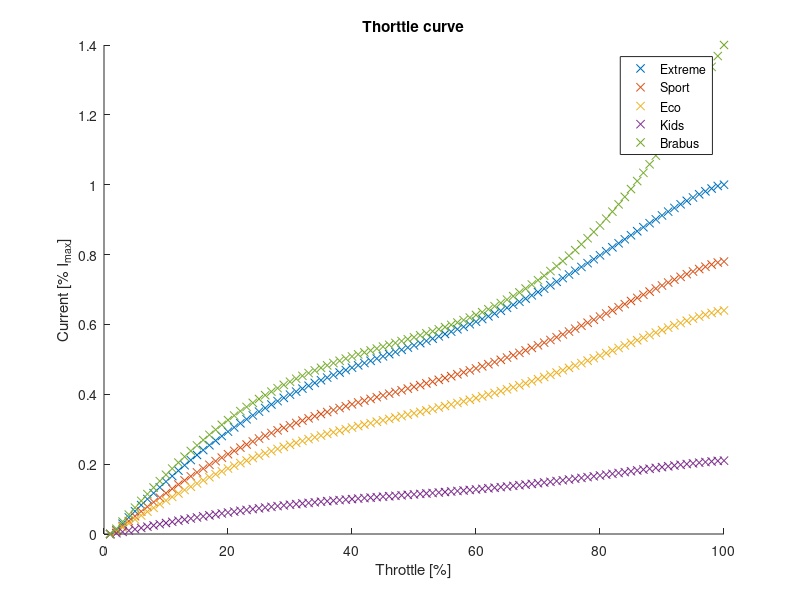

Source code (MATLAB):
close all;

thr_input = 0:1:99;

pointsx = [1,10,15,30,40,50,60,70,80,85,90,100];
pointsy = [0,0.2,0.23,0.36,0.52,0.55,0.63,0.68,0.79,0.87,0.95,1];
p = polyval(polyfit(pointsx, pointsy, 5), thr_input);
p(p>1) = 1;
p(p<0) = 0;

thr_curve = p;
thr_curve2 = p;
thr_curve3 = p;
thr_curve4 = p;

for i=thr_input+1
    thr_curve(i) = thr_curve(i)     *   1.00; % extreme
	thr_curve2(i) = thr_curve2(i)   *   0.78; % sport
	thr_curve3(i) = thr_curve3(i)   *   0.64; % eco
	thr_curve4(i) = thr_curve4(i)   *   0.21; % slow
end

pointsx = [1,10,15,30,40,50,60,70,80,85,90,100];
pointsy = [0,0.15,0.21,0.27,0.36,0.44,0.49,0.52,0.54,0.74,0.89,1];
thr_curve5 = polyval(polyfit(pointsx, pointsy, 5), thr_input);
thr_curve5(thr_curve5>1) = 1;
thr_curve5(thr_curve5<0) = 0;
thr_curve5(100) = 1.0;

figure(1)
hold on;
plot(thr_curve, 'x'); 
plot(thr_curve2, 'x');
plot(thr_curve3, 'x');
plot(thr_curve4, 'x');
plot((thr_curve5) .* 1.4, 'x');
title('Thorttle curve')
xlabel('Throttle [%]')
ylabel('Current [% I_{max}]')
legend('Extreme', 'Sport', 'Eco', 'Kids', 'Brabus')

clc;
fprintf("\n");
fprintf("static const float aw_curve_ravik_brabus[] = {%s};\n", regexprep(num2str(thr_curve5),'\s+',','));
fprintf("static const float aw_curve_ravik_extreme[] = {%s};\n", regexprep(num2str(thr_curve),'\s+',','));
fprintf("static const float aw_curve_ravik_sport[] = {%s};\n", regexprep(num2str(thr_curve2),'\s+',','));
fprintf("static const float aw_curve_ravik_eco[] = {%s};\n", regexprep(num2str(thr_curve3),'\s+',','));
fprintf("static const float aw_curve_ravik_kids[] = {%s};\n", regexprep(num2str(thr_curve4),'\s+',','));
fprintf("\n");